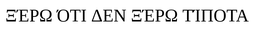
#> input picture lab5/img/src/sentence.png, 256 x 32 px, shrunk from 994 x 125 before the run
$ python lab5.py
#> lines starting #> are read from the running program, lines starting #| are printed output that depends on the picture; after the words box and inside, x2 and y2 are one past the last pixel; in counts of white or black regions, pixels touching at a corner belong together
#> further down, img is the input picture: PIL image 256x32 RGBA; mean R, G, B, A 228.7, 228.7, 228.7, 255
### semi_tone.py
import numpy as np


def to_semi_tone(img: np.array) -> np.array:
    return img.sum(axis=2) / 3

### binarization.py
# (11 - 1) % 8 + 1 = 3
import numpy as np
from semi_tone import to_semi_tone
from util import limit, area_of_frame


def integral_images(img: np.array) -> np.array:
    integral_img = np.empty_like(img)
    integral_square_img = np.empty_like(img)
    integral_img[0, 0] = img[0, 0]
    integral_square_img[0, 0] = img[0, 0] ** 2
    for x in range(1, img.shape[0]):
        integral_img[x, 0] = img[x, 0] + integral_img[x - 1, 0]
        integral_square_img[x, 0] = img[x, 0] ** 2 + integral_square_img[x - 1, 0]
#> integral_img: shape (32, 256) float64; 1.61% of the values are NaN or infinite; the others: min -1.51e+308, max 2.08e+301, mean -inf
#> integral_square_img: shape (32, 256) float64; min 0, max 2080800, mean 4191.1
    for y in range(1, img.shape[1]):
        integral_img[0, y] = img[0, y] + integral_img[0, y - 1]
        integral_square_img[0, y] = img[0, y] ** 2 + integral_square_img[0, y - 1]
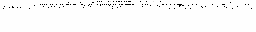
#> integral_img: shape (32, 256) float64; 1.6% of the values are NaN or infinite; the others: min -1.51e+308, max 2.08e+301, mean -inf; drawn with min black, max white, NaN and infinite black
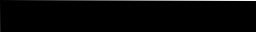
#> integral_square_img: shape (32, 256) float64; min 0, max 16646400, mean 265299.1; drawn with min black and max white
    for x in range(1, img.shape[0]):
        for y in range(1, img.shape[1]):
            integral_img[x, y] = img[x, y] - integral_img[x - 1, y - 1] \
                                 + integral_img[x - 1, y] + integral_img[x, y - 1]
            integral_square_img[x, y] = img[x, y] ** 2 - integral_square_img[x - 1, y - 1] \
                                        + integral_square_img[x - 1, y] + integral_square_img[x, y - 1]
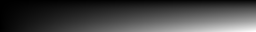
#> integral_img: shape (32, 256) float64; min 255, max 1873689, mean 482616.1; drawn with min black and max white
    return integral_img, integral_square_img


def sum_in_frame(integral_img: np.array, x: int, y: int, frame_size: int):
    return (integral_img[limit(x + frame_size // 2, 0, integral_img.shape[0] - 1),
                         limit(y + frame_size // 2, 0, integral_img.shape[1] - 1)] -
            integral_img[limit(x + frame_size // 2, 0, integral_img.shape[0] - 1),
                         limit(y - frame_size // 2, 0, integral_img.shape[1] - 1)] -
            integral_img[limit(x - frame_size // 2, 0, integral_img.shape[0] - 1),
                         limit(y + frame_size // 2, 0, integral_img.shape[1] - 1)] +
            integral_img[limit(x - frame_size // 2, 0, integral_img.shape[0] - 1),
                         limit(y - frame_size // 2, 0, integral_img.shape[1] - 1)])


def niblack_binarization(img: np.array, frame_size: int = 15, k: float = 0.2) -> np.array:
    if len(img.shape) == 3 and img.shape[2] == 3:
        img = to_semi_tone(img)
    integral_img, integral_square_img = integral_images(img)
    m = np.empty_like(img)
    d = np.empty_like(img)
    t = np.empty_like(img)
    res_img = np.empty_like(img)
    for x in range(img.shape[0]):
        for y in range(img.shape[1]):
            m[x, y] = (sum_in_frame(integral_img, x, y, frame_size) //
                       area_of_frame(x, y, frame_size, img.shape[0], img.shape[1]))
            d[x, y] = (sum_in_frame(integral_square_img, x, y, frame_size) //
                       area_of_frame(x, y, frame_size, img.shape[0], img.shape[1]) - m[x, y] ** 2)
            t[x, y] = m[x, y] + k * np.sqrt(d[x, y])
            res_img[x, y] = 0 if img[x, y] < t[x, y] else 255
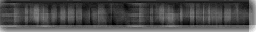
#> d: shape (32, 256) float64; min 8154, max 15620, mean 10374; drawn with min black and max white
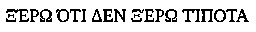
#> res_img: shape (32, 256) float64; 84.3% white; black in thin lines or dots, all inside (x1, y1, x2, y2) = (6, 9, 249, 22)
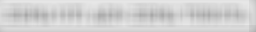
#> t: shape (32, 256) float64; min 167.5, max 232, mean 210.8
    return res_img


# [7 lines left out: function static_binarization, not called in this run]

### util.py


def limit(num: int, lower_bound: int, upper_bound: int) -> int:
    return min(max(num, lower_bound), upper_bound)


def area_of_frame(x: int, y: int, frame_size: int, upper_bound_x: int, upper_bound_y: int):
    return (limit(x + frame_size // 2, 0, upper_bound_x) - limit(x - frame_size // 2, 0, upper_bound_x) + 1) * \
           (limit(y + frame_size // 2, 0, upper_bound_y) - limit(y - frame_size // 2, 0, upper_bound_y) + 1)

### lab5/lab5.py
from binarization import niblack_binarization
import numpy as np
from PIL import Image, ImageDraw
import matplotlib.pyplot as plt
from os import path

def calculate_profile(img: np.array, axis: int) -> np.array:
    return np.sum(img, axis=1 - axis)


def cut_white(img: np.array, profile: np.array, axis: int) -> np.array:
    start = profile.nonzero()[0][0]
    end = profile.nonzero()[0][-1] + 1
    # print(start, end, axis)
    if axis == 0:
        return img[start:end, :], profile[start:end]
    elif axis == 1:
        return img[:, start:end], profile[start:end]


# линии разреза
def split_letters(img: np.array, profile: np.array):
    assert img.shape[1] == profile.shape[0]
    letters = []
    letter_borders = []
    letter_start = 0
    is_empty = True
    for i in range(img.shape[1]):
        if profile[i] == 0:
            if not is_empty:
                is_empty = True
                letters.append(img[:, letter_start:i+1])
                letter_borders.append(i+1)
        else:
            if is_empty:
                is_empty = False
                letter_start = i
                letter_borders.append(letter_start)
    letters.append(img[:, letter_start:img.shape[1] - 1])
    print(letter_borders)
    return letters, letter_borders


def bar(data, bins, axis):
    if axis == 1:
        plt.bar(x=bins, height=data)
        # plt.ylim(0, 52)
    elif axis == 0:
        plt.barh(y=bins, width=data)
        # plt.ylim(52, 0)
    else:
        raise ValueError('Invalid axis')


if __name__ == '__main__':
    img = Image.open('img/src/sentence.png')

    img_arr = np.array(img)[:, :, :3]
    binarized_img_arr = 255 - niblack_binarization(img_arr)

    profile_x = calculate_profile(binarized_img_arr, 0)
#> profile_x = 32 values, max 43095 at index 10, min 0 at index 0, mean 10255.8
    profile_y = calculate_profile(binarized_img_arr, 1)
#> profile_y = 256 values, max 3315 at index 20, min 0 at index 0, mean 1282
    bins_x = np.arange(start=1, stop=img_arr.shape[0] + 1).astype(int)
#> bins_x = 32 values from 1 to 32
    bins_y = np.arange(start=1, stop=img_arr.shape[1] + 1).astype(int)
#> bins_y = 256 values from 1 to 256

    bar(profile_x / 255, bins_x, 0)
    plt.savefig(path.join('img', 'out', f'profile_x.png'))
    plt.clf()
    bar(profile_y / 255, bins_y, 1)
    plt.savefig(path.join('img', 'out', f'profile_y.png'))
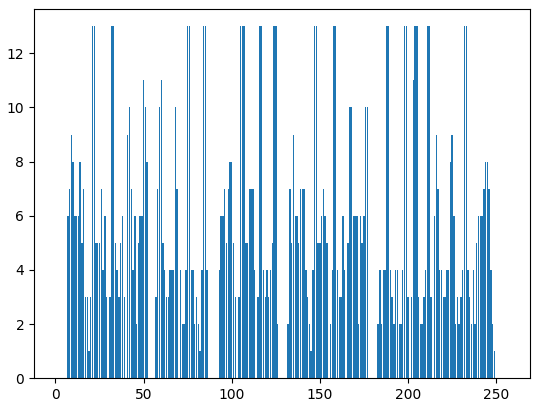
#> figure drawn by matplotlib, 1 panel
    plt.clf()

    img_cut_x, profile_x = cut_white(binarized_img_arr, profile_x, 0)
#> in cut_white, `start = profile.nonzero()[0][0]`: start = 9
#> in cut_white, `end = profile.nonzero()[0][-1] + 1`: end = 22
#> profile_x = [35190, 43095, 25500, 19635, 16320, 18615, 21675, 20145, 16830, 19125, 18615, 34425, 39015]
    img_cut, profile_y = cut_white(img_cut_x, profile_y, 1)
#> profile_y = 243 values, max 3315 at index 14, min 0 at index 23, mean 1350.6

    img_letters, letter_borders = split_letters(img_cut, profile_y)
#> after the loop in split_letters, `for i in range(img.shape[1]):`: is_empty = False; letter_borders = 27 values from 0 to 208; letter_start = 208; letters = 13 items
#| [0, 24, 24, 34, 34, 47, 50, 64, 64, 81, 86, 97, 97, 108, 108, 121, 125, 149, 149, 159, 159, 172, 176, 195, 195, 208, 208]
#> img_letters = 14 items; letter_borders = 27 values from 0 to 208

    result_img = Image.fromarray(255 - img_cut.astype(np.uint8), 'L')
    result_img.save(f"img/out/cut.bmp")
    rgb_img = Image.new("RGB", result_img.size)
    rgb_img.paste(result_img)
    draw = ImageDraw.Draw(rgb_img)
    for border in letter_borders:
        draw.line((border, 0, border, img_cut.shape[1]), fill='red')
#> this loop made 27 passes
#> border on passes 2 to 13: 24, 24, 34, 34, 47, 50, 64, 64, 81, 86, 97, 97
    rgb_img.show()
    rgb_img.save(f"img/out/result.bmp")

    for i, letter in enumerate(img_letters):
        letter_img = Image.fromarray(letter.astype(np.uint8), 'L').convert('1')
        letter_img.save(f"img/out/letter_{i}.bmp")
#> this loop made 14 passes
